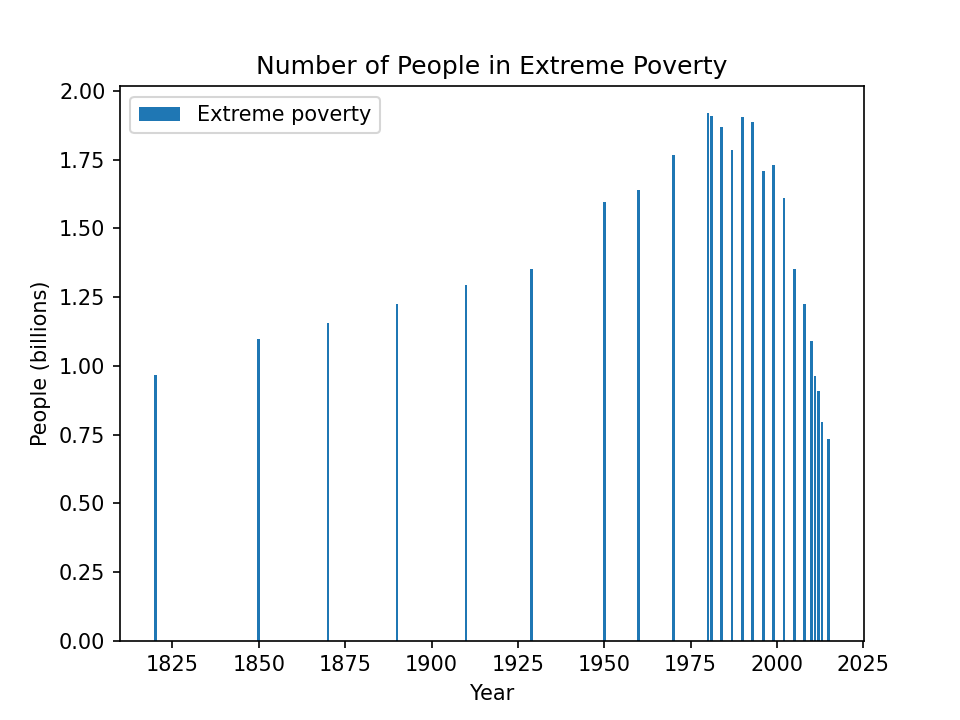

Write the Python code that produced this figure.
# Ugly version: default matplotlib bar chart instead of a big number display
import matplotlib.pyplot as plt
import pandas as pd
import os

SCRIPT_DIR = os.path.dirname(os.path.abspath(__file__))
ROOT_DIR = os.path.dirname(os.path.dirname(SCRIPT_DIR))

df = pd.read_csv(os.path.join(ROOT_DIR, 'datasets', 'extreme_poverty.csv'))

fig, ax = plt.subplots()

ax.bar(df['Year'], df['Number of people living in extreme poverty'] / 1e9)
ax.set_title('Number of People in Extreme Poverty')
ax.set_ylabel('People (billions)')
ax.set_xlabel('Year')
ax.legend(['Extreme poverty'])

plt.savefig(os.path.join(SCRIPT_DIR, '01_ugly.png'), dpi=150)
plt.show()
